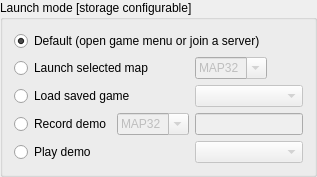
           <widget class="QGroupBox" name="launchModeGrpBox">
            <property name="title">
             <string>Launch mode [storage configurable]</string>
            </property>
            <layout class="QGridLayout" name="gridLayout">
             <item row="6" column="1">
              <widget class="QComboBox" name="demoFileCmbBox_replay">
               <property name="enabled">
                <bool>false</bool>
               </property>
               <property name="sizePolicy">
                <sizepolicy hsizetype="Expanding" vsizetype="Fixed">
                 <horstretch>0</horstretch>
                 <verstretch>0</verstretch>
                </sizepolicy>
               </property>
               <property name="maxVisibleItems">
                <number>30</number>
               </property>
              </widget>
             </item>
             <item row="2" column="0">
              <widget class="QRadioButton" name="launchMode_savefile">
               <property name="text">
                <string>Load saved game</string>
               </property>
              </widget>
             </item>
             <item row="1" column="1">
              <layout class="QHBoxLayout" name="hLayout_launchMap">
               <item>
                <widget class="QComboBox" name="mapCmbBox">
                 <property name="enabled">
                  <bool>false</bool>
                 </property>
                 <property name="sizePolicy">
                  <sizepolicy hsizetype="MinimumExpanding" vsizetype="Fixed">
                   <horstretch>0</horstretch>
                   <verstretch>0</verstretch>
                  </sizepolicy>
                 </property>
                 <property name="editable">
                  <bool>true</bool>
                 </property>
                 <property name="currentText">
                  <string>MAP32</string>
                 </property>
                 <property name="maxVisibleItems">
                  <number>30</number>
                 </property>
                 <property name="sizeAdjustPolicy">
                  <enum>QComboBox::AdjustToContentsOnFirstShow</enum>
                 </property>
                </widget>
               </item>
               <item>
                <spacer name="horizontalSpacer_5">
                 <property name="orientation">
                  <enum>Qt::Horizontal</enum>
                 </property>
                 <property name="sizeHint" stdset="0">
                  <size>
                   <width>0</width>
                   <height>20</height>
                  </size>
                 </property>
                </spacer>
               </item>
              </layout>
             </item>
             <item row="5" column="0">
              <layout class="QHBoxLayout" name="hLayout_recordMap">
               <item>
                <widget class="QRadioButton" name="launchMode_recordDemo">
                 <property name="text">
                  <string>Record demo</string>
                 </property>
                </widget>
               </item>
               <item>
                <widget class="QComboBox" name="mapCmbBox_demo">
                 <property name="enabled">
                  <bool>false</bool>
                 </property>
                 <property name="sizePolicy">
                  <sizepolicy hsizetype="MinimumExpanding" vsizetype="Fixed">
                   <horstretch>0</horstretch>
                   <verstretch>0</verstretch>
                  </sizepolicy>
                 </property>
                 <property name="editable">
                  <bool>true</bool>
                 </property>
                 <property name="currentText">
                  <string>MAP32</string>
                 </property>
                 <property name="maxVisibleItems">
                  <number>30</number>
                 </property>
                 <property name="sizeAdjustPolicy">
                  <enum>QComboBox::AdjustToContentsOnFirstShow</enum>
                 </property>
                </widget>
               </item>
              </layout>
             </item>
             <item row="0" column="0" colspan="2">
              <widget class="QRadioButton" name="launchMode_default">
               <property name="text">
                <string>Default (open game menu or join a server)</string>
               </property>
               <property name="checked">
                <bool>true</bool>
               </property>
              </widget>
             </item>
             <item row="5" column="1">
              <widget class="QLineEdit" name="demoFileLine_record">
               <property name="enabled">
                <bool>false</bool>
               </property>
               <property name="sizePolicy">
                <sizepolicy hsizetype="Expanding" vsizetype="Fixed">
                 <horstretch>0</horstretch>
                 <verstretch>0</verstretch>
                </sizepolicy>
               </property>
              </widget>
             </item>
             <item row="1" column="0">
              <widget class="QRadioButton" name="launchMode_map">
               <property name="text">
                <string>Launch selected map</string>
               </property>
               <property name="checked">
                <bool>false</bool>
               </property>
              </widget>
             </item>
             <item row="2" column="1">
              <widget class="QComboBox" name="saveFileCmbBox">
               <property name="enabled">
                <bool>false</bool>
               </property>
               <property name="sizePolicy">
                <sizepolicy hsizetype="Expanding" vsizetype="Fixed">
                 <horstretch>0</horstretch>
                 <verstretch>0</verstretch>
                </sizepolicy>
               </property>
               <property name="editable">
                <bool>false</bool>
               </property>
               <property name="maxVisibleItems">
                <number>30</number>
               </property>
              </widget>
             </item>
             <item row="6" column="0">
              <widget class="QRadioButton" name="launchMode_replayDemo">
               <property name="text">
                <string>Play demo</string>
               </property>
              </widget>
             </item>
            </layout>
           </widget>
